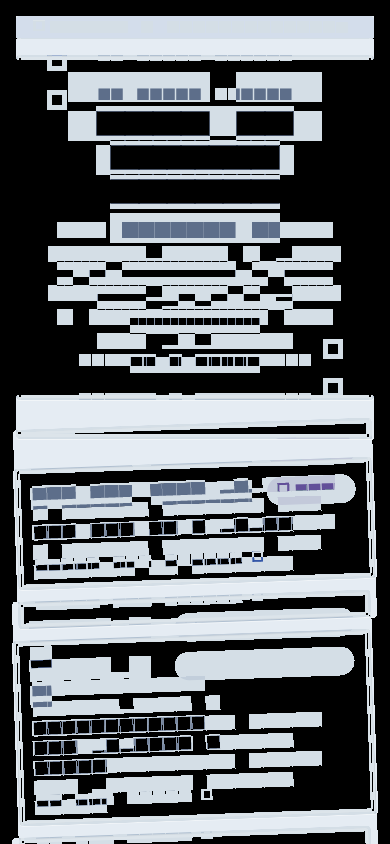
#> input picture mobile/test/golden/failures/platform_hub_isolatedDiff.png, 390 x 844 px; its folder holds only this picture in this run
$ python -i pixel_metrics.py   (imports and definitions only)   (older library calls are emulated)
#> lines starting #> are read from the running program, lines starting #| are printed output that depends on the picture; after the words box and inside, x2 and y2 are one past the last pixel; in counts of white or black regions, pixels touching at a corner belong together
### backend/services/acceptance/chroma.py
"""Chromatic-aberration measurement based on channel MISALIGNMENT.

The previous detector measured the wrong quantity. It Laplacian-filtered the
``R-G`` and ``B-G`` colour-difference channels and counted edge pixels whose
difference curvature exceeded a fixed constant. A saturated object has a large
``R-G`` step at its boundary, so **every saturated edge in every image** was
reported as "chromatic fringing".

Measured against synthetic ground truth with a known answer:

======================  ==================  ===============
scene                   old colour-diff     this module
======================  ==================  ===============
clean (no artefacts)    0.35 (35% "fringed")  0.08
oversharpened           0.73                  0.11
real CA 1.0%            0.43                  0.87
greyscale (CA impossible)  0.00               0.00
======================  ==================  ===============

The old metric also did not increase with the amount of aberration, so it could
not distinguish a little from a lot. This one is monotonic.

Why correlating per-channel *edge energy* is the right quantity: a spatial shift
between channels decorrelates their edge responses, whereas legitimate colour
contrast leaves every channel's edge in the same place. Correlation is therefore
blind to colour and sensitive to misalignment.

The mask uses the joint minimum of the three channels' edge energy so that a
smooth gradient - where each channel's Laplacian is mostly uint8 quantisation
noise - cannot masquerade as misalignment.
"""

from __future__ import annotations

import cv2
import numpy as np

#: Edge pixels are the top decile of joint channel edge energy.
EDGE_PERCENTILE = 90.0

#: ...but never below this share of the peak joint energy. Needed because the
#: top decile of a two-colour graphic (one hard edge, large flat areas) is still
#: mostly flat interior, where the Laplacian is unrelated quantisation noise.
PEAK_FRACTION = 0.25

#: Below this many informative pixels the measurement is not meaningful.
MIN_INFORMATIVE_PIXELS = 50


def _pearson(a: np.ndarray, b: np.ndarray) -> float:
    """Pearson correlation; 1.0 when the two signals are identical in shape."""
    a = a - a.mean()
    b = b - b.mean()
    denominator = float(np.sqrt((a * a).sum() * (b * b).sum()))
    return float((a * b).sum() / denominator) if denominator > 1e-9 else 1.0


def _edge_mask(gradient: np.ndarray) -> np.ndarray:
    """Pixels carrying a real edge in this channel.

    Uses the stricter of a top-decile percentile and a share of the peak, so a
    graphic with one hard edge and large flat areas does not degenerate into
    measuring quantisation noise in the flat interior.
    """
    if float(gradient.max()) <= 1e-6:
        return np.zeros_like(gradient, dtype=bool)
    threshold = max(
        float(np.percentile(gradient, EDGE_PERCENTILE)),
        PEAK_FRACTION * float(gradient.max()),
    )
    return gradient >= threshold


def measure_channel_misalignment(image: np.ndarray) -> float:
    """Inter-channel edge-energy disagreement on a 0..2 scale.

    ``0.0`` means every channel's edges are perfectly aligned (no chromatic
    aberration). Values above ~0.6 indicate visible fringing. The metric is
    symmetric: an anti-correlated edge (misalignment of half the fringe period)
    scores 2.0.

    Channels are compared **pairwise** (red-vs-green, blue-vs-green), each pair
    restricted to pixels where *both* of those channels carry an edge. Requiring
    all three channels to have an edge at once would be wrong: a red/green
    boundary leaves blue unchanged, so blue carries only quantisation noise
    there, and including it would drag the mask onto that noise.

    Args:
        image: BGR image array (OpenCV channel order).

    Returns:
        The misalignment index, clamped to ``[0.0, 2.0]``.
    """
    blue, green, red = cv2.split(image.astype(np.float32))

    energy: dict[str, np.ndarray] = {}
    gradient: dict[str, np.ndarray] = {}
    for name, channel in (("r", red), ("g", green), ("b", blue)):
        gx = cv2.Sobel(channel, cv2.CV_32F, 1, 0, ksize=3)
        gy = cv2.Sobel(channel, cv2.CV_32F, 0, 1, ksize=3)
        gradient[name] = cv2.magnitude(gx, gy)
        energy[name] = np.abs(cv2.Laplacian(channel, cv2.CV_32F, ksize=3))

    masks = {name: _edge_mask(value) for name, value in gradient.items()}

    def pair_disagreement(first: str, second: str) -> float:
        """1 - correlation of two channels' edge energy; 1.0 when unmeasurable."""
        mask = masks[first] & masks[second]
        if int(np.count_nonzero(mask)) < MIN_INFORMATIVE_PIXELS:
            return 1.0
        return _pearson(energy[first][mask], energy[second][mask])

    worst = min(pair_disagreement("r", "g"), pair_disagreement("b", "g"))
    return float(np.clip(1.0 - worst, 0.0, 2.0))

### backend/services/model_paths.py
"""Workspace-local homes for every downloaded model weight.

The whole point of this module is **shareability**: copy ``<repo>/models`` to
another machine and that machine has every weight this app needs, with no
home-directory state to chase down. Nothing lives under ``~`` any more.

rembg resolves its model home in this order::

    U2NET_HOME  ->  REMBG_HOME  ->  ~/.rembg

so both of the first two are pointed at the same directory. That makes every
rembg path — ``<home>/models/<name>/<name>.onnx`` for the modern layout and
``<home>/<name>.onnx`` for the legacy one — land inside the workspace, and it
means a checkout that already has weights in either layout just works.

The Hugging Face cache (``HF_HOME``) is relocated the same way; it is where the
ViTMatte weights live once the matting stack is installed.

Environment variables are only *defaulted*: an explicit ``U2NET_HOME`` in the
shell still wins, so a machine with weights elsewhere is not overridden.

Use as a module (``apply_env()`` is called from ``config.py`` before anything
imports rembg or transformers) or as a one-off migrator::

    .venv/Scripts/python -m services.model_paths
"""

from __future__ import annotations

import os
import shutil
from pathlib import Path

#: ``backend/services/model_paths.py`` -> parents[2] == ``<repo>``.
#: Deliberately recomputed rather than imported from ``config``: this module is
#: imported *by* config.py, and the dependency must not run the other way.
REPO_ROOT = Path(__file__).resolve().parents[2]

#: Everything this app downloads, and the only directory a user ever copies.
MODELS_DIR = REPO_ROOT / "models"

#: rembg home — ``U2NET_HOME`` and ``REMBG_HOME`` both point here.
REMBG_DIR = MODELS_DIR / "rembg"

#: Hugging Face cache — ``HF_HOME`` points here.
HF_DIR = MODELS_DIR / "huggingface"

#: True once the environment variables have been written this process.
_applied = False


def apply_env() -> Path:
    """Point every model cache at the workspace and ensure the folders exist.

    Idempotent, and safe to call at import time: a later explicit value in the
    environment is never overwritten. Returns the rembg home.
    """
    global _applied
    if _applied:
        return REMBG_DIR

    REMBG_DIR.mkdir(parents=True, exist_ok=True)
    HF_DIR.mkdir(parents=True, exist_ok=True)

    # setdefault, not assignment — an operator who exported U2NET_HOME keeps it.
    os.environ.setdefault("U2NET_HOME", str(REMBG_DIR))
    os.environ.setdefault("REMBG_HOME", str(REMBG_DIR))
    os.environ.setdefault("HF_HOME", str(HF_DIR))

    _applied = True
    return REMBG_DIR


# [63 lines left out: functions _move_children, migrate_legacy_caches, describe, not called in this run]


# [8 lines that do not run on import are left out]

### backend/services/acceptance/pixel_metrics.py
"""Deterministic pixel measurements used by the acceptance scorer.

All functions are pure: they take a path (or an ndarray) and return plain
numbers. No thresholds are applied here - interpretation lives in ``scorer``.
Every measurement is guarded so a corrupt image yields neutral values instead
of raising.
"""

from __future__ import annotations

import io
import logging
from pathlib import Path

import cv2
import numpy as np
from PIL import Image, ImageCms

from services.acceptance import chroma, texture
from services.srgb_profile import srgb_profile_bytes

logger = logging.getLogger(__name__)

#: Longest edge used for the global (colour/tone/edge) analysis pass.
ANALYSIS_MAX_DIM = 1600

#: Side of the native-resolution centre crop used for texture analysis.
#: Adobe reviewers inspect at 100% (1:1 pixel) zoom, so noise and sharpness
#: must be measured at native resolution - downscaling averages noise away.
NATIVE_CROP_SIZE = 1024

# Neutral fallbacks keep a single unreadable image from collapsing the score.
_NEUTRAL: dict[str, float] = {
    "clipped_highlight_ratio": 0.0,
    "crushed_shadow_ratio": 0.0,
    "mean_luma": 0.5,
    "luma_std": 0.2,
    "overall_saturation": 0.3,
    "skin_saturation": 0.0,
    "skin_pixel_ratio": 0.0,
    "green_saturation": 0.0,
    "green_pixel_ratio": 0.0,
    "laplacian_variance": 0.0,
    "tenengrad": 0.0,
    "halo_ratio": 0.0,
    "chroma_fringe_ratio": 0.0,
    "chroma_misalignment": 0.0,
    "noise_sigma": 0.0,
    "noise_sigma_flat": 0.0,
    "flat_region_ratio": 0.0,
    "blockiness": 0.0,
    "megapixels": 0.0,
    "file_size_mb": 0.0,
}


# [273 lines left out: functions _load_bgr, _native_crop, _load_native_crop, _channel_stats, _saturation_stats, _sharpness_stats and 5 more, not called in this run]
#> in _load_bgr, image is the input picture: shape (844, 390, 3); mean B, G, R 113.7, 109.2, 104.4

    metrics.update(_container_stats(path))
#> in _container_stats, `with Image.open(file_path) as img:`:
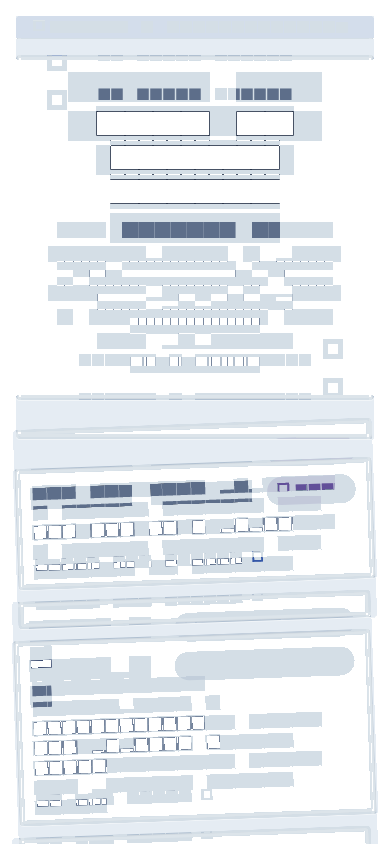
#> img: PIL image 390x844 RGBA; mean R, G, B, A 104.4, 109.2, 113.7, 127.6; transparent parts drawn white
    if image is None:
        logger.warning("Could not decode image for measurement: %s", path)
        return metrics, None

    metrics.update(_channel_stats(image))
#> in _channel_stats, `clipped_high = float(np.count_nonzero(gray >= 253)) / total`: clipped_high = 0
#> in _channel_stats, `crushed_low = float(np.count_nonzero(gray <= 2)) / total`: crushed_low = 0.5
    metrics.update(_saturation_stats(image))
#> in _saturation_stats, `hsv = cv2.cvtColor(image, cv2.COLOR_BGR2HSV)`: hsv: shape (844, 390, 3); mean H, S, V 52.1, 11.2, 113.7
#> in _saturation_stats, `hue = hsv[:, :, 0]`:
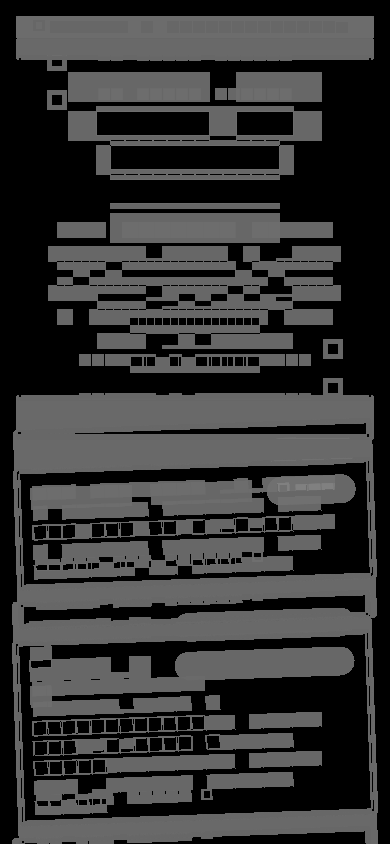
#> hue: shape (844, 390); min 0, max 128, mean 52.1
#> in _saturation_stats, `coloured = (sat > 0.15) & (val > 0.10)`:
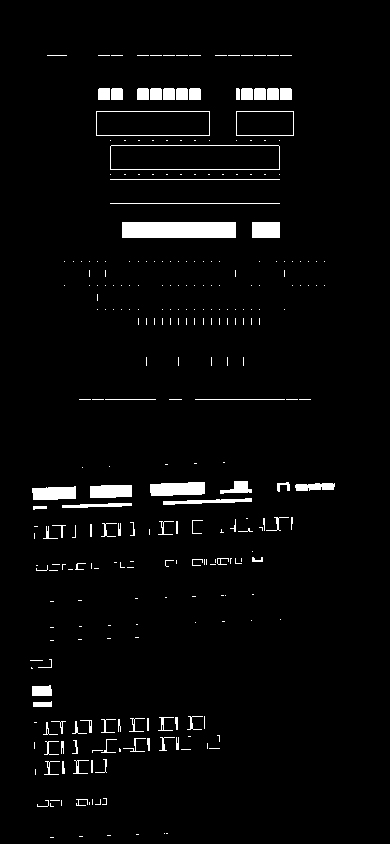
#> coloured: shape (844, 390) bool; 3.4% white; 296 white regions (218 under 20 px), largest, box (x1, y1, x2, y2) and area: (122, 222, 236, 238) 1824, (150, 482, 205, 496) 683, (32, 486, 76, 500) 534
#> in _saturation_stats, `overall = float(sat[coloured].mean()) if np.any(coloured) else 0.0`: overall = 0.289
#> in _saturation_stats, `skin_mask = ((hue <= 20) | (hue >= 160)) & coloured`: skin_mask: shape (844, 390) bool; every value is 0
#> in _saturation_stats, `skin_sat = float(sat[skin_mask].mean()) if np.any(skin_mask) else 0.0`: skin_sat = 0
    metrics.update(_edge_artifact_stats(image))
#> in _edge_artifact_stats, `grad_y = cv2.Sobel(gray_f, cv2.CV_32F, 0, 1, ksize=3)`:
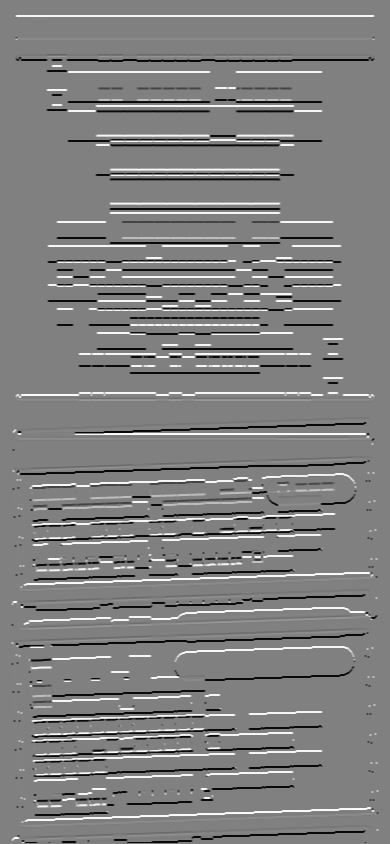
#> grad_y: shape (844, 390) float32; min -962, max 940, mean 0.6; drawn with min black and max white
#> in _edge_artifact_stats, `magnitude = cv2.magnitude(grad_x, grad_y)`:
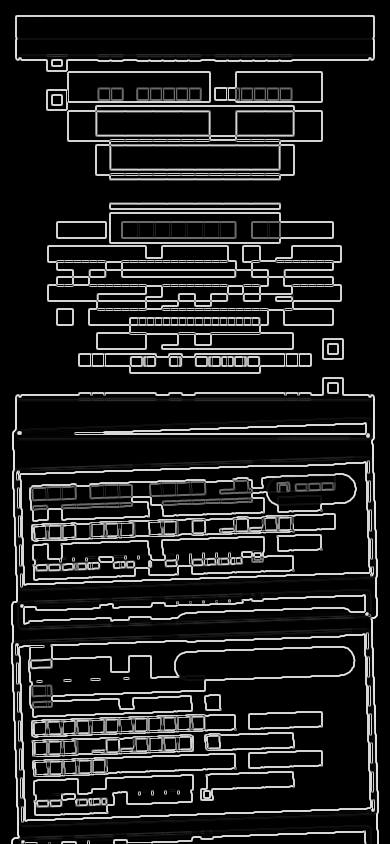
#> magnitude: shape (844, 390) float32; min 0, max 1063.1, mean 127.9; drawn with min black and max white
#> in _edge_artifact_stats, `threshold = float(np.percentile(magnitude, 90))`: threshold = 880
#> in _edge_artifact_stats, `edge_mask = magnitude >= threshold`: edge_mask: shape (844, 390) bool; 10.7% white in thin lines or dots
#> in _edge_artifact_stats, `edge_count = float(np.count_nonzero(edge_mask))`: edge_count = 35351
#> in _edge_artifact_stats, `halo_mask = edge_mask & (gray_f - local_median > 12.0)`: halo_mask: shape (844, 390) bool; 0.73% white in thin lines or dots
#> in measure_channel_misalignment, `blue, green, red = cv2.split(image.astype(np.float32))`:
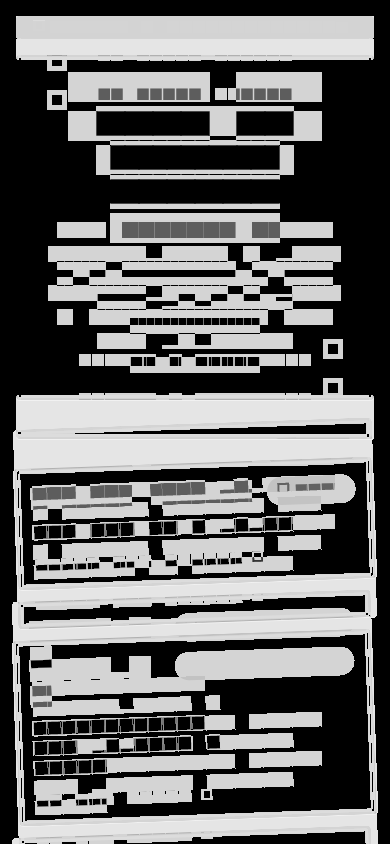
#> red: shape (844, 390) float32; min 0, max 241, mean 104.4
#> the loop in measure_channel_misalignment, `for name, channel in (("r", red), ("g", green), ("b", blue)):` made 3 passes
#> name on passes 1 to 3: 'r', 'g', 'b'
#> after the loop in measure_channel_misalignment, `for name, channel in (("r", red), ("g", green), ("b", blue)):`: energy = 3 items
#> in pair_disagreement, `mask = masks[first] & masks[second]`:
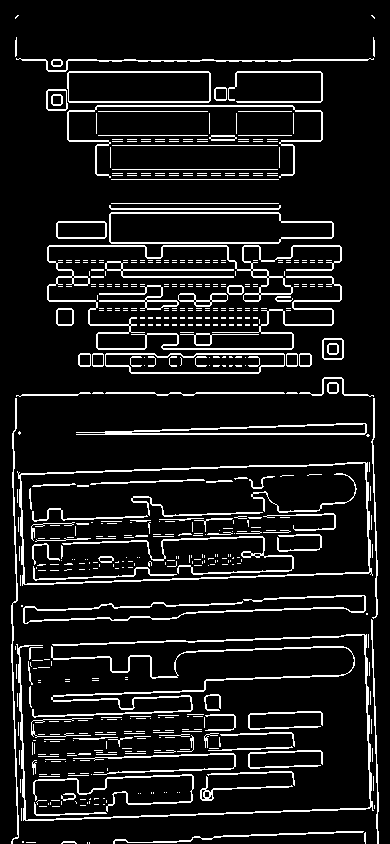
#> mask: shape (844, 390) bool; 10.5% white in thin lines or dots
#> in _pearson, `denominator = float(np.sqrt((a * a).sum() * (b * b).sum()))`: denominator = 828817728
#> in pair_disagreement (call 2), `mask = masks[first] & masks[second]`: mask: shape (844, 390) bool; 10.5% white in thin lines or dots
#> in measure_channel_misalignment, `worst = min(pair_disagreement("r", "g"), pair_disagreement("b", "g"))`: worst = 0.984
#> in _edge_artifact_stats, `misalignment = chroma.measure_channel_misalignment(image)`: misalignment = 0.0164

    # Sample a native-resolution centre crop for the high-frequency measures.
    # Sharpness and noise live in exactly the detail that downscaling averages
    # away, so they must be read at 1:1 - which is also the zoom level Adobe's
    # reviewers inspect at.
    native = _load_native_crop(path)
    sample = native if native is not None else image
    metrics.update(_sharpness_stats(sample))
#> in _sharpness_stats, `laplacian_var = float(cv2.Laplacian(gray, cv2.CV_64F).var())`: laplacian_var = 8673.6
#> in _sharpness_stats, `tenengrad = float(np.mean(gx * gx + gy * gy))`: tenengrad = 101372.2
    metrics.update(_texture_stats(sample))

    return metrics, image

>>> result = measure('../../../mobile/test/golden/failures/platform_hub_isolatedDiff.png')
#> (the call stopped at in _texture_stats, `return texture.measure_texture(image)`: services is not available in this run)
